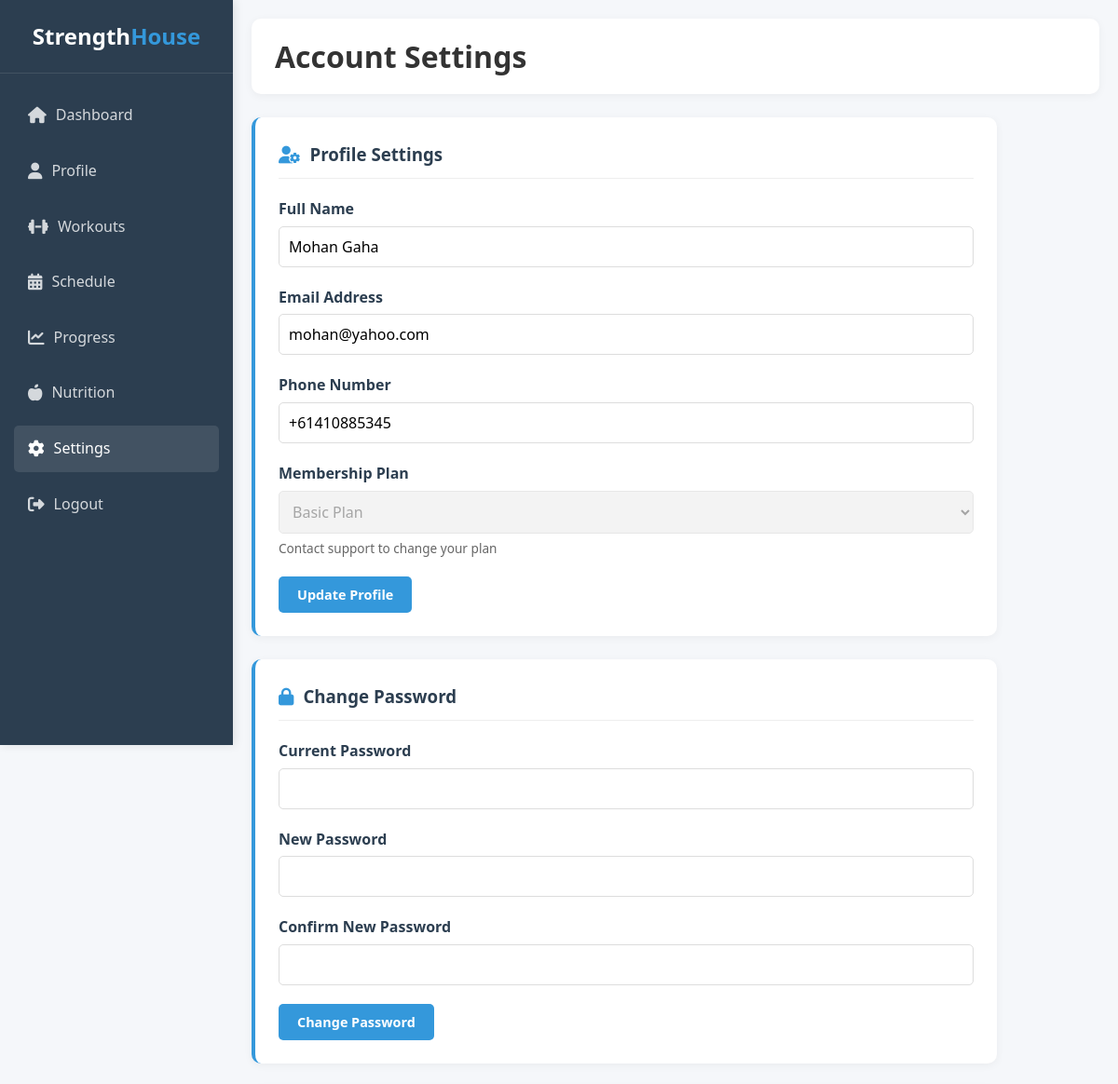
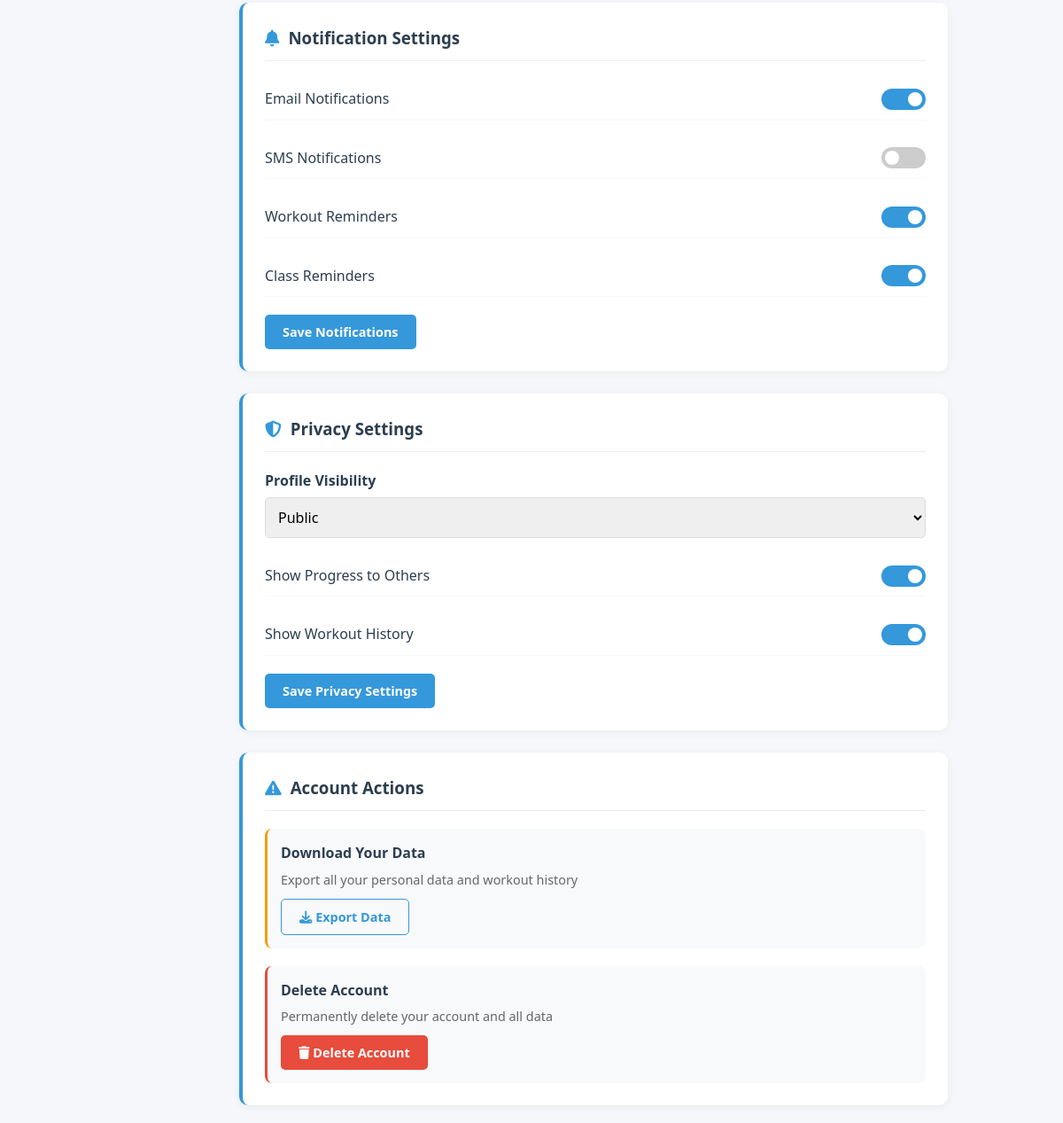
The page /settings.php (signed in) on the database its author committed (2 pictures, top to bottom).
### tables this page shows
CREATE TABLE IF NOT EXISTS `users` (
  `id` int NOT NULL AUTO_INCREMENT,
  `fullname` varchar(100) NOT NULL,
  `email` varchar(100) NOT NULL,
  `phone` varchar(20) DEFAULT NULL,
  `plan` varchar(100) NOT NULL,
  `goals` varchar(100) NOT NULL,
  `password` varchar(255) NOT NULL,
  `created_at` timestamp NULL DEFAULT CURRENT_TIMESTAMP,
  `role` varchar(50) DEFAULT 'member',
  `trainer_id` int DEFAULT NULL,
  `specialization` varchar(100) DEFAULT NULL,
  `bio` text,
  `experience` int DEFAULT NULL,
  PRIMARY KEY (`id`),
  UNIQUE KEY `email` (`email`)
);

### settings.php (the view, shortened to what this page needs)
<?php
include 'db.php';
$stmt = $conn->prepare("SELECT * FROM users WHERE id = ?");
$stmt->execute([$_SESSION['user_id']]);
$user = $stmt->fetch(PDO::FETCH_ASSOC);
?>
<!DOCTYPE html>
<html lang="en">
<head>
    <link rel="stylesheet" href="css/style_dashboard.css">
    <link rel="stylesheet" href="https://cdnjs.cloudflare.com/ajax/libs/font-awesome/6.4.0/css/all.min.css">
</head>
<body>
    <div class="dashboard-container">
        <div class="sidebar">
            <div class="logo">
                <h2>Strength<span>House</span></h2>
            </div>
            <ul class="nav-links">
                <li><a href="dashboard.php"><i class="fas fa-home"></i> <span>Dashboard</span></a></li>
                <li><a href="profile.php"><i class="fas fa-user"></i> <span>Profile</span></a></li>
                <li><a href="workouts.php"><i class="fas fa-dumbbell"></i> <span>Workouts</span></a></li>
                <li><a href="schedule.php"><i class="fas fa-calendar-alt"></i> <span>Schedule</span></a></li>
                <li><a href="progress.php"><i class="fas fa-chart-line"></i> <span>Progress</span></a></li>
                <li><a href="nutrition.php"><i class="fas fa-apple-alt"></i> <span>Nutrition</span></a></li>
                <li><a href="settings.php" class="active"><i class="fas fa-cog"></i> <span>Settings</span></a></li>
                <li><a href="logout.php"><i class="fas fa-sign-out-alt"></i> <span>Logout</span></a></li>
            </ul>
        </div>
        <div class="main-content">
            <div class="header">
                <h1>Account Settings</h1>
            </div>
            <div class="settings-grid">
                <div class="settings-section">
                    <h3><i class="fas fa-user-cog"></i> Profile Settings</h3>
                    <form method="POST">
                        <div class="form-group">
                            <label>Full Name</label>
                            <input type="text" name="fullname" class="form-control" value="<?php echo htmlspecialchars($user['fullname']); ?>" required>
                        </div>
                        <div class="form-group">
                            <label>Email Address</label>
                            <input type="email" name="email" class="form-control" value="<?php echo htmlspecialchars($user['email']); ?>" required>
                        </div>
                        <div class="form-group">
                            <label>Phone Number</label>
                            <input type="tel" name="phone" class="form-control" value="<?php echo htmlspecialchars($user['phone']); ?>">
                        </div>
                        <div class="form-group">
                            <label>Membership Plan</label>
                            <select class="form-control" disabled>
                                <option><?php echo htmlspecialchars(ucfirst($user['plan'])); ?> Plan</option>
                            </select>
                            <small style="color: #666; font-size: 0.85rem;">Contact support to change your plan</small>
                        </div>
                        <button type="submit" name="update_profile" class="btn">Update Profile</button>
                    </form>
                </div>
                <div class="settings-section">
                    <h3><i class="fas fa-lock"></i> Change Password</h3>
                    <form method="POST">
                        <div class="form-group">
                            <label>Current Password</label>
                            <input type="password" name="current_password" class="form-control" required>
                        </div>
                        <div class="form-group">
                            <label>New Password</label>
                            <input type="password" name="new_password" class="form-control" required minlength="6">
                        </div>
                        <div class="form-group">
                            <label>Confirm New Password</label>
                            <input type="password" name="confirm_password" class="form-control" required minlength="6">
                        </div>
                        <button type="submit" name="change_password" class="btn">Change Password</button>
                    </form>
                </div>
                <div class="settings-section">
                    <h3><i class="fas fa-bell"></i> Notification Settings</h3>
                    <form method="POST">
                        <div class="toggle-switch">
                            <span class="toggle-label">Email Notifications</span>
                            <label class="switch">
                                <span class="slider"></span>
                            </label>
                        </div>
                        <div class="toggle-switch">
                            <span class="toggle-label">SMS Notifications</span>
                            <label class="switch">
                                <span class="slider"></span>
                            </label>
                        </div>
                        <div class="toggle-switch">
                            <span class="toggle-label">Workout Reminders</span>
                            <label class="switch">
                                <span class="slider"></span>
                            </label>
                        </div>
                        <div class="toggle-switch">
                            <span class="toggle-label">Class Reminders</span>
                            <label class="switch">
                                <span class="slider"></span>
                            </label>
                        </div>
                        <button type="submit" name="update_notifications" class="btn">Save Notifications</button>
                    </form>
                </div>
                <div class="settings-section">
                    <h3><i class="fas fa-shield-alt"></i> Privacy Settings</h3>
                    <form method="POST">
                        <div class="form-group">
                            <label>Profile Visibility</label>
                            <select name="profile_visibility" class="form-control">
                                <option value="public">Public</option>
                            </select>
                        </div>
                        <div class="toggle-switch">
                            <span class="toggle-label">Show Progress to Others</span>
                            <label class="switch">
                                <span class="slider"></span>
                            </label>
                        </div>
                        <div class="toggle-switch">
                            <span class="toggle-label">Show Workout History</span>
                            <label class="switch">
                                <span class="slider"></span>
                            </label>
                        </div>
                        <button type="submit" name="update_privacy" class="btn">Save Privacy Settings</button>
                    </form>
                </div>
                <div class="settings-section">
                    <h3><i class="fas fa-exclamation-triangle"></i> Account Actions</h3>
                    <div class="account-actions">
                        <div class="action-item">
                            <h4>Download Your Data</h4>
                            <p>Export all your personal data and workout history</p>
                            <button class="btn btn-outline">
                                <i class="fas fa-download"></i> Export Data
                            </button>
                        </div>
                        <div class="action-item">
                            <h4>Delete Account</h4>
                            <p>Permanently delete your account and all data</p>
                            <button class="btn" style="background: var(--danger);">
                                <i class="fas fa-trash"></i> Delete Account
                            </button>
                        </div>
                    </div>
                </div>
            </div>
        </div>
    </div>
</body>
</html>

### css/style_dashboard.css (style rules this page uses)
:root { --primary: #2c3e50; --secondary: #3498db; --accent: #e74c3c; --light: #ecf0f1; --dark: #2c3e50; --success: #2ecc71; --warning: #f39c12; --danger: #e74c3c; --gray: #95a5a6; }
* { margin: 0; padding: 0; box-sizing: border-box; font-family: 'Segoe UI', Tahoma, Geneva, Verdana, sans-serif; }
body { background-color: #f5f7fa; color: #333; line-height: 1.6; }
.dashboard-container { display: flex; min-height: 100vh; }
.sidebar { width: 250px; background: var(--primary); color: white; padding: 20px 0; box-shadow: 2px 0 10px rgba(0,0,0,0.1); position: fixed; height: 100vh; overflow-y: auto; z-index: 1000; }
.logo { text-align: center; padding: 0 20px 20px; border-bottom: 1px solid rgba(255,255,255,0.1); margin-bottom: 20px; }
.logo h2 { font-size: 1.5rem; color: white; }
.logo span { color: var(--secondary); }
.nav-links { list-style: none; padding: 0 15px; }
.nav-links li { margin-bottom: 10px; }
.nav-links a { display: flex; align-items: center; padding: 12px 15px; color: rgba(255,255,255,0.8); text-decoration: none; border-radius: 5px; transition: all 0.3s ease; }
.nav-links a:hover, .nav-links a.active { background: rgba(255,255,255,0.1); color: white; }
.nav-links i { margin-right: 10px; font-size: 1.1rem; }
.main-content { flex: 1; margin-left: 250px; padding: 20px; }
.header { display: flex; justify-content: space-between; align-items: center; background: white; padding: 15px 25px; border-radius: 10px; box-shadow: 0 2px 10px rgba(0,0,0,0.05); margin-bottom: 25px; }
.btn { display: inline-block; padding: 10px 20px; background: var(--secondary); color: white; border: none; border-radius: 5px; cursor: pointer; text-decoration: none; font-weight: 600; transition: background 0.3s ease; text-align: center; font-size: 0.9rem; }
.btn-outline { background: transparent; border: 1px solid var(--secondary); color: var(--secondary); }
.form-group { margin-bottom: 20px; }
.form-group label { display: block; margin-bottom: 5px; font-weight: 600; color: var(--primary); }
.form-control { width: 100%; padding: 10px; border: 1px solid #ddd; border-radius: 5px; font-size: 1rem; }
.settings-grid { display: grid; grid-template-columns: 1fr; gap: 20px; max-width: 600px; }
.settings-section { background: white; padding: 25px; border-radius: 10px; box-shadow: 0 2px 10px rgba(0,0,0,0.05); }
.settings-section h3 { color: var(--primary); margin-bottom: 20px; padding-bottom: 10px; border-bottom: 1px solid #eee; }
.toggle-switch { display: flex; justify-content: space-between; align-items: center; margin-bottom: 15px; }
.toggle-label { font-weight: 500; }
.switch { position: relative; display: inline-block; width: 50px; height: 24px; }
.slider { position: absolute; cursor: pointer; top: 0; left: 0; right: 0; bottom: 0; background-color: #ccc; transition: .4s; border-radius: 24px; }
.slider:before { position: absolute; content: ""; height: 16px; width: 16px; left: 4px; bottom: 4px; background-color: white; transition: .4s; border-radius: 50%; }
input:checked + .slider { background-color: var(--secondary); }
input:checked + .slider:before { transform: translateX(26px); }
.settings-grid { display: grid; grid-template-columns: 1fr; gap: 25px; max-width: 800px; }
.settings-section { background: white; padding: 25px; border-radius: 10px; box-shadow: 0 2px 10px rgba(0,0,0,0.05); border-left: 4px solid var(--secondary); }
.settings-section h3 { color: var(--primary); margin-bottom: 20px; padding-bottom: 10px; border-bottom: 1px solid #eee; display: flex; align-items: center; gap: 10px; }
.settings-section h3 i { color: var(--secondary); }
.toggle-switch { display: flex; justify-content: space-between; align-items: center; margin-bottom: 20px; padding: 10px 0; border-bottom: 1px solid #f8f9fa; }
.toggle-label { font-weight: 500; color: var(--primary); }
.account-actions { display: grid; grid-template-columns: 1fr; gap: 20px; }
.action-item { padding: 15px; background: #f8f9fa; border-radius: 8px; border-left: 3px solid var(--warning); }
.action-item h4 { color: var(--primary); margin-bottom: 5px; }
.action-item p { color: #666; font-size: 0.9rem; margin-bottom: 10px; }
.action-item:last-child { border-left-color: var(--danger); }
.form-group small { display: block; margin-top: 5px; }

### rows shown on the page
users: fullname "Mohan Gaha", email "mohan@yahoo.com", phone "+61410885345", plan "Basic Plan"
